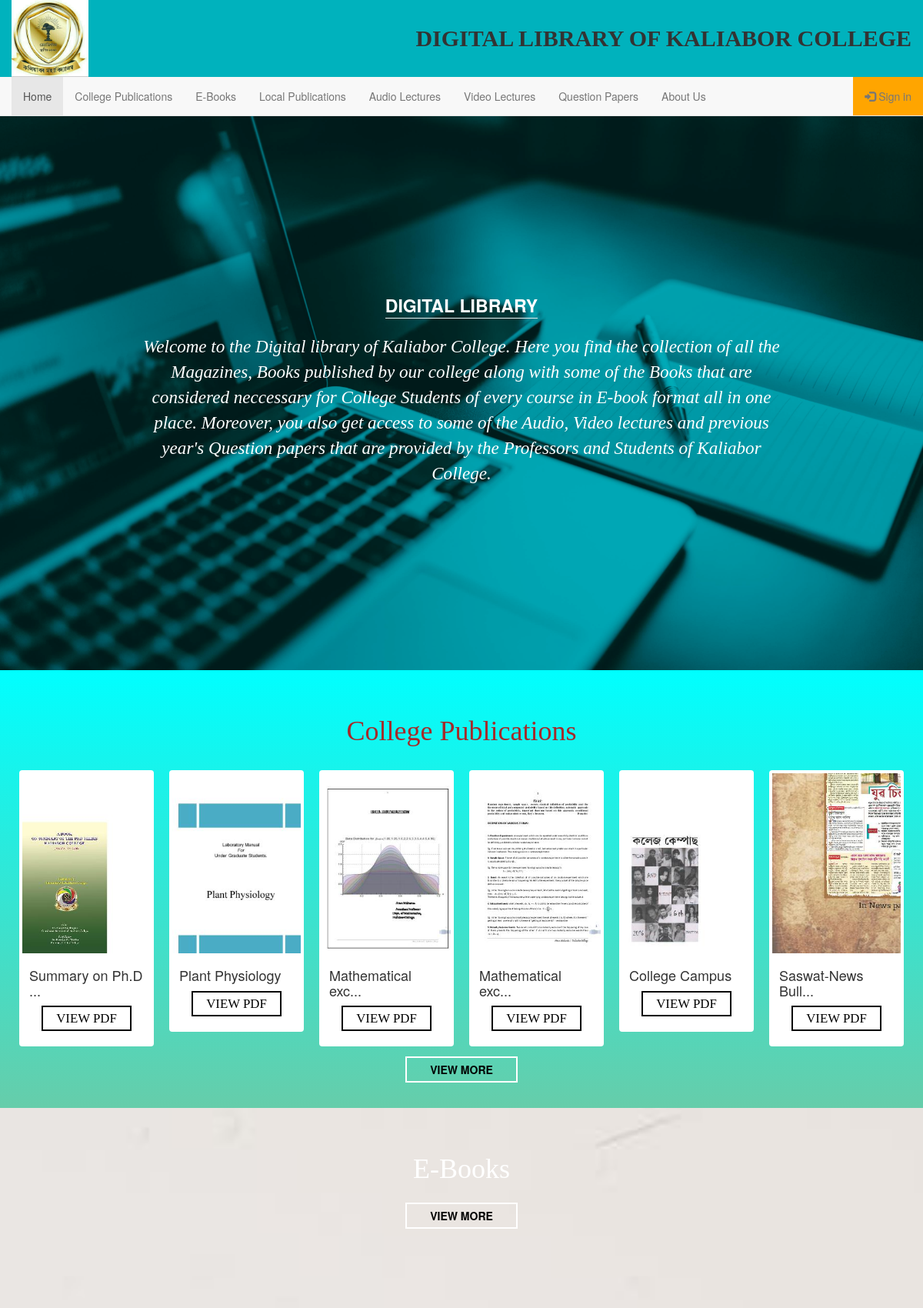
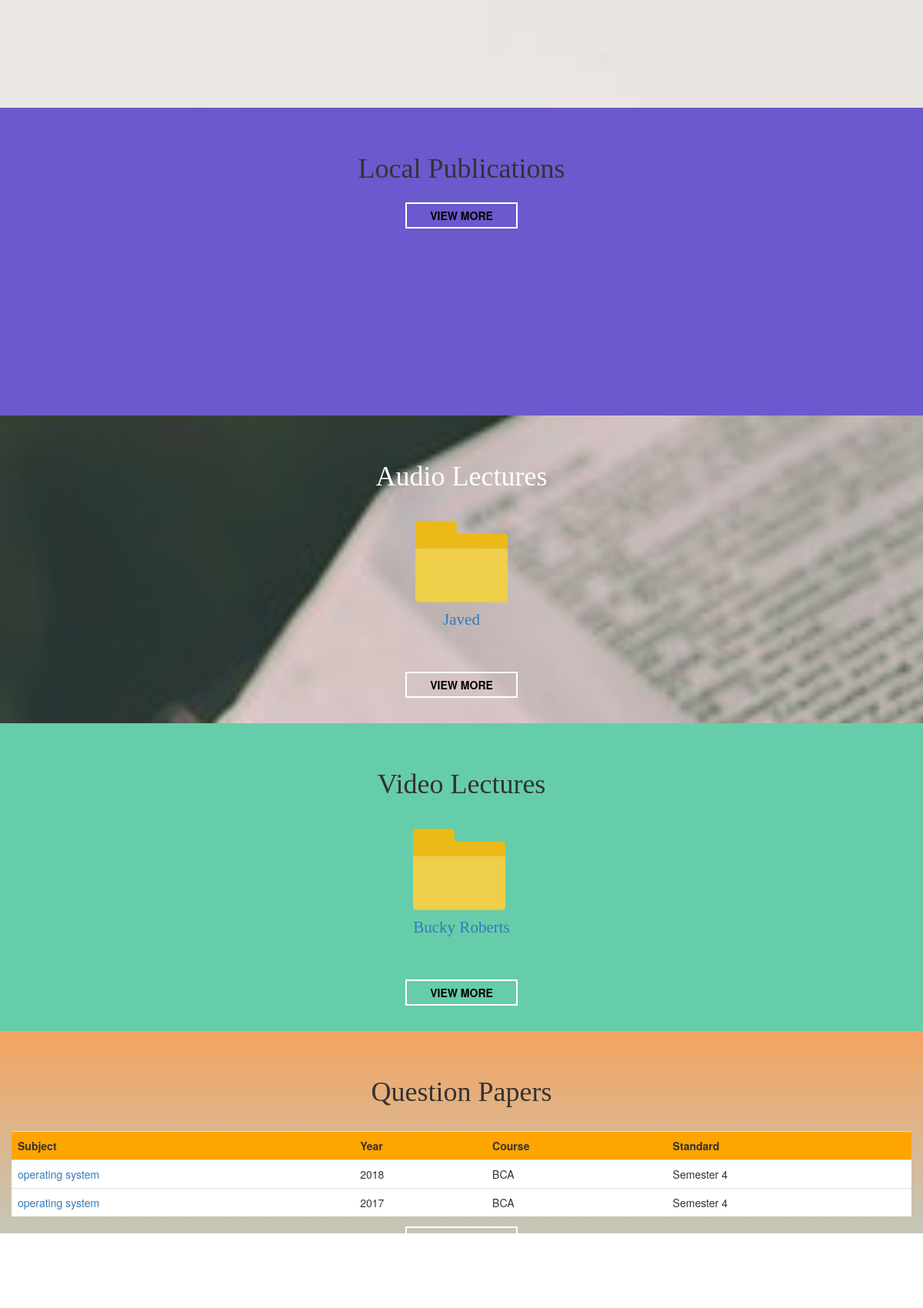
The page / (upper part) on the database its author committed (2 pictures, top to bottom).
### tables this page shows
CREATE TABLE IF NOT EXISTS `document` (
  `id` int(11) NOT NULL AUTO_INCREMENT,
  `name` varchar(100) NOT NULL,
  `author` varchar(100) NOT NULL,
  `saved_as` varchar(200) NOT NULL,
  `type` varchar(1) NOT NULL,
  `thumbname` varchar(100) NOT NULL,
  PRIMARY KEY (`id`)
);

### index.php (the view, shortened to what this page needs)
<?php
require "require/config.php";
?>
<!DOCTYPE html>
<html lang="en">
<head>
  <link rel="stylesheet" href="bootstrap/css/bootstrap.css">
  <link rel="stylesheet" href="styles/main.css">
</head>
<body  data-spy="scroll" data-target=".navbar" data-offset="100">
  <div id="header">
    <div class="logo">
      <img src="images/logo.JPG" alt="KC logo" width="100px"></img>
    </div>
    <div class="brand">
      Digital Library of Kaliabor College
    </div>
  </div>
  <nav id="navigation" class="navbar navbar-static-top navbar-default">
    <div class="container-fluid">
      <div class="collapse navbar-collapse" id="mainNavbar">
        <ul class="nav navbar-nav">
          <li><a class="scroll" href="#header">Home</a></li>
          <li><a class="scroll" href="#collegePubs">College Publications</a></li>
          <li><a class="scroll" href="#ebooks">E-Books</a></li>
          <li><a class="scroll" href="#localPubs">Local Publications</a></li>
          <li><a class="scroll" href="#audioLectures">Audio Lectures</a></li>
          <li><a class="scroll" href="#videoLectures">Video Lectures</a></li>
          <li><a class="scroll" href="#questionPapers">Question Papers</a></li>
          <li><a class="scroll" href="#aboutUs">About Us</a></li>
        </ul>
        <ul class="nav navbar-nav navbar-right">
          <?php
          if(isset($_SESSION['user']))
          {
            $user=$_SESSION['table'];
            ?>
            <li class="dashboard_btn_home"><a href="users/<?php echo $user ?>/dashboard.php"><span class="glyphicon glyphicon-log-out"></span> Dashboard</a></li>
            <li class="sign_in_out"><a href="require/logout.php"><span class="glyphicon glyphicon-log-out"></span> Sign out</a></li>
            <?php
          }
          else
          { ?>
            <li class="sign_in_out"><a href="#login" data-toggle="modal"><span class="glyphicon glyphicon-log-in"></span> Sign in</a></li>
          <?php } ?>
        </ul>
      </div>
    </div>
  </nav>
    <div id="home" class="container-fluid index-home">
        <div class="text">
        <div class="title">
          Digital library<hr>
        </div>
        <div class="description">
          <p>Welcome to the Digital library of Kaliabor College. Here you find the collection of all the Magazines, Books published by our college
             along with some of the Books that are considered neccessary for College Students of every course in E-book format all in one place.
          Moreover, you also get access to some of the Audio, Video lectures and previous year's Question papers that are provided by the Professors and Students of Kaliabor College.</p>
        </div>
      </div>
    </div>
    <div id="collegePubs" class="container-fluid">
      <center><h1>College Publications</h1></center>
      <?php
      $query = "select thumbname, name,saved_as from document where type = 'c' limit 6";
      $result=$connect->query($query);
      while($data = mysqli_fetch_row($result)){
        $title1 = $data[0];
        $title2 = $data[1];
        $title3 = $data[2];
        $lm_title2 = (strlen($title2) > 19) ? substr($title2,0,16).'...' : $title2;
        ?>
        <div style="padding: 0px 10px;" class="col-xs-6 col-sm-4 col-md-2">
          <div class="thumbnail">
            <img src="media/pdf/thumbs/<?php echo $title1 ?>.jpeg" alt="Book thumbnail image">
            <div class="caption">
              <h4 title="<?php echo $title2 ?>"><?php echo $lm_title2; ?></h4>
              <p style="padding:0px 0px;" align="center">
                <a href="media/pdf/<?php echo $title3; ?>" target="_blank" role="button" class="view-pdf-button">View PDF</a>
              </p>
            </div>
          </div>
        </div>
      <?php } ?>
      <div class="view-more-div">
        <center><a href="resources/ebooks.php" target="_blank" class="view-more" type="button" name="button"><b>VIEW MORE</b></a></center>
      </div>
    </div>
    <div id="ebooks" class="container-fluid">
      <center><h1>E-Books</h1></center>
      <div class="view-more-div">
        <center><a href="resources/ebooks.php" target="_blank" class="view-more" type="button" name="button"><b>VIEW MORE</b></a></center>
      </div>
    </div>
    <div id="localPubs" class="container-fluid">
      <center><h1>Local Publications</h1></center>
      <div class="view-more-div">
        <center><a href="resources/ebooks.php" target="_blank" class="view-more" type="button" name="button"><b>VIEW MORE</b></a></center>
      </div>
    </div>
    <div id="audioLectures" class="container-fluid">
      <center><h1>Audio Lectures</h1></center>
      <div class="sectionContent">
        <?php
        $audios = "select distinct speaker from media where type='1' limit 6";
        $result=$connect->query($audios);
        while($data = mysqli_fetch_row($result)){
          $speaker = $data[0];
          ?>
          <div style="padding:0px 10px; width: auto;" class="col-xs-6 col-sm-4 col-md-2">
            <a href="resources/audios.php?s=<?php echo $speaker; ?>" >
              <img width="120px" src="images/folder.svg" alt="...">
              <p class="text-center">
                <?php echo $speaker; ?>
              </p>
            </a>
          </div>
        <?php } ?>
      </div>
      <div class="view-more-div">
        <center><a href="resources/audios.php" target="_blank" class="view-more" type="button" name="button"><b>VIEW MORE</b></a></center>
      </div>
      </div>
        <div id="videoLectures" class="container-fluid">
          <center><h1>Video Lectures</h1></center>
          <div class="sectionContent">
            <?php
            $videos = "select distinct speaker from media where type = '0' limit 6";
            $result=$connect->query($videos);
            while($data = mysqli_fetch_row($result)){
              $speaker = $data[0];
              ?>
              <div style="padding:0px 10px; width: auto;" class="col-xs-6 col-sm-4 col-md-2">
                <a href="resources/videos.php?s=<?php echo $speaker; ?>" >
                  <img width="120px" src="images/folder.svg" alt="...">
                  <p class="text-center">
                    <?php echo $speaker; ?>
                  </p>
                </a>
              </div>
            <?php } ?>
          </div>
          <div class="view-more-div">
            <center><a href="resources/videos.php?all" target="_blank" class="view-more" type="button" name="button"><b>VIEW MORE</b></a></center>
          </div>
        </div>
        <div id="questionPapers" class="container-fluid">
          <center><h1>Question Papers</h1></center>
          <?php
          $folder = "select distinct subject, year, course, class from question_papers";
          $result=$connect->query($folder);
          ?>
          <table class="table table-hover table-responsive">
            <tr id="table_title">
              <th>Subject</th>
              <th>Year</th>
              <th>Course</th>
              <th>Standard</th>
            </tr>
            <?php
            while($data = mysqli_fetch_row($result)){
              $subject = $data[0];
              $year = $data[1];
              $course = $data[2];
              $class = $data[3];
              ?>
              <tr>
                <td><a href="resources/q_papers.php?sub=<?php echo $subject; ?>&year=<?php echo $year;?>&course=<?php echo $course;?>&class=<?php echo $class ?>" target="_blank"><?php echo $subject; ?></a></td>
                <td><?php echo $year; ?></td>
                <td><?php echo $course; ?></td>
                <td><?php echo $class; ?></td>
              </tr>
            <?php } ?>
          </table>
          <div class="view-more-div">
            <center><a href="resources/q_papers.php?all" target="_blank" class="view-more" type="button" name="button"><b>VIEW MORE</b></a></center>
          </div>
        </div>
    </body>
    </html>

### styles/main.css (style rules this page uses)
body { position: relative; }
p { font-family: "sans-serif"; font-size: 1.5em; }
h1 { font-family: serif; margin-bottom: 30px; }
#header { background: #00B2BD; font-size:30px; padding: 0 15px; display:flex; text-transform: uppercase; font-weight: bold; font-family: serif; }
.logo { flex:1; }
.brand { display: flex; align-items: center; justify-content: flex-end; }
.navbar { margin-bottom:0px; }
.sign_in_out { background: orange; }
.view-pdf-button { background-color: transparent; padding: 0.3em 1em; cursor: pointer; border: 2px solid black; text-decoration: none; text-transform: uppercase; color: black; font-size: 0.8em; transition: all 0.3s ease; }
#home, #ebooks, #collegePubs, #localPubs, #audioLectures, #videoLectures, #questionPapers, #uploadFiles, #aboutUs { min-height: 400px; padding-top:40px; padding-bottom: 40px; }
.index-home { padding-top:0px; height: 90vh; position: relative; background: #00B2BD; background-image: url("../images/laptop.jpg"); background-blend-mode: multiply; background-position: center 0px; background-size: cover; font-size: 1.1em; margin-top: 0px; overflow: hidden; }
hr { margin-top: 0px; }
.text { position: absolute; top: 0; left: 0; right: 0; bottom: 0; display: flex; justify-content: center ; align-items: center; flex-direction: column; text-align: center; animation: fadeIn 1.5s ; }
.title, .description { color: white; }
.title { font-size: 1.5em; font-weight: bolder; text-transform: uppercase; }
.description { font-style: oblique; width: 70vw; text-align: center; }
#audioLectures, #videoLectures, #questionPapers, #uploadFiles { display:flex; flex-direction: column; }
.sectionContent { flex:1; margin: 0 auto; }
#ebooks { background-image: url("../images/books2.jpeg"); background-size: cover; color: white; background-attachment: fixed; padding-bottom: 50px; }
.thumbnail { border: none; }
.view-more-div { clear:both; }
.view-more { background-color: transparent; padding: 5px 30px; transition: background-color 200ms ease-out, color 200ms ease-out; border: 2px solid white; color: black; }
#collegePubs { color: brown; background-image: linear-gradient(aqua,mediumaquamarine); background-position: center; background-size: cover; }
#localPubs { background: slateblue; }
.table { background: white; }
#table_title { font-weight: bold; background: orange; }
#audioLectures { background-image: url("../images/bible.jpg"); background-attachment: fixed; background-size: cover; color: white; }
#videoLectures { background: mediumaquamarine; }
#questionPapers { background-image: linear-gradient(sandybrown, lightblue); }

### rows shown on the page
document: thumbname (picture), name "Summary on Ph.D ..."
document: thumbname (picture), name "Plant Physiology"
document: thumbname (picture), name "Mathematical exc..."
document: thumbname (picture), name "Mathematical exc..."
document: thumbname (picture), name "College Campus"
document: thumbname (picture), name "Saswat-News Bull..."

### other values the page prints
$speaker "Javed"
$speaker "Bucky Roberts"
$subject "operating system"
$year "2018"
$course "BCA"
$class "Semester 4"
$year "2017"
